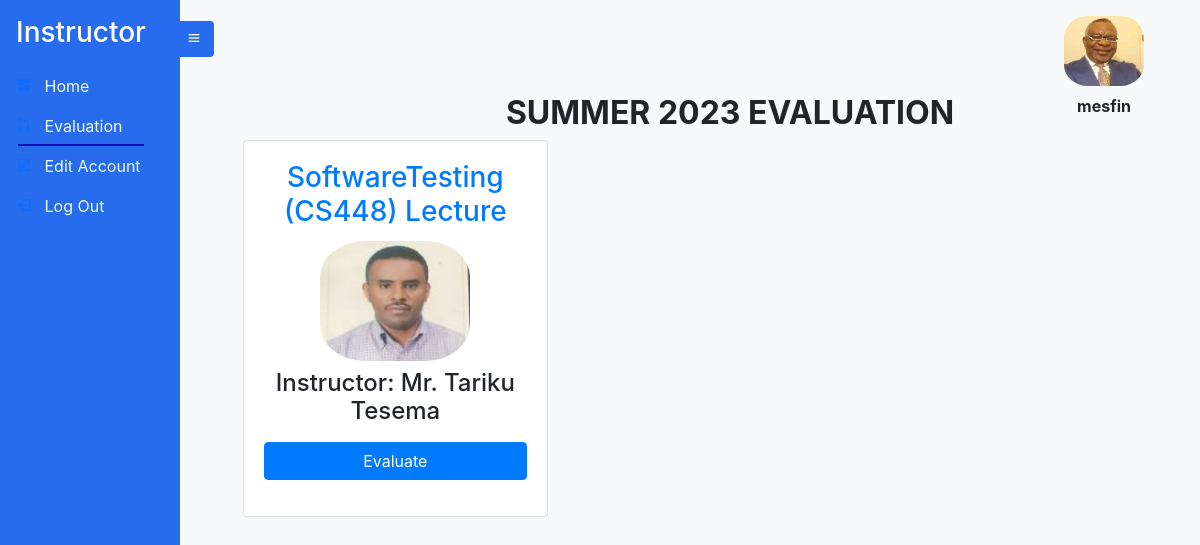
Page /instructorevaluatepage (signed in) on the earlier database version.
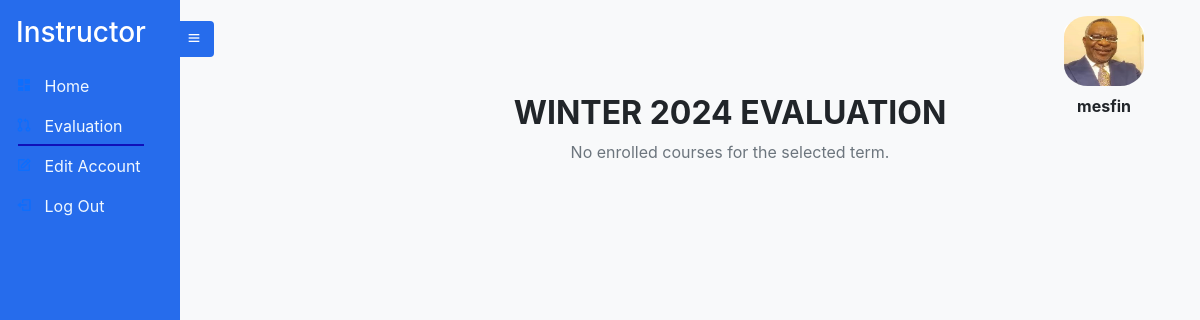
Same page on the later database version.
### Course/models.py (models this page shows, shortened)
class Term(models.Model):
    Term_id = models.UUIDField(default=uuid.uuid4, unique=True, primary_key=True, editable=False)
    Season = models.CharField(max_length=10, null=True, choices=season_choices, blank=True)
    current_year = datetime.now().year
    Year = models.IntegerField(
        default=current_year,
        validators=[
            MinValueValidator(current_year),
            MaxValueValidator(current_year + 1)
        ],
    )
    Evaluation_Start_Date = models.DateTimeField(null=True, blank=True ,
                                                 validators=[MinValueValidator(limit_value=timezone.now())])
    Evaluation_End_Date = models.DateTimeField(null = True , blank=True ,
                                               validators=[MinValueValidator(limit_value=timezone.now())])
    Courses_Given = models.ManyToManyField(Course)
    EvaluationDone = models.BooleanField(null=True, blank=True , default=False)

class CourseInstructor(models.Model):
    Instructors = models.ForeignKey(Instructor , on_delete=models.CASCADE)
    Course = models.ForeignKey(Course, on_delete=models.CASCADE)
    CourseType = models.CharField(max_length=10 , null=True ,  choices=coursetype , blank=True)
    Batch = models.ForeignKey(Batch , on_delete=models.CASCADE ,null=True , blank=True)
    def __str__(self):
        return str(self.Course.CourseName + '(' + self.CourseType + ') :-' + self.Instructors.FirstName  + ' ' +self.Instructors.LastName )

class Course(models.Model):
    Course_id =  models.CharField(max_length=20 , unique=True,primary_key=True)
    CourseName = models.CharField(max_length=50 , null=True , blank=True)
    CreditHour = models.IntegerField(null=True , blank=True , validators=[MinValueValidator(1)])
    Department = models.CharField(max_length=20 , null=True ,  choices=department , blank=True)

### Instructor/models.py (models this page shows, shortened)
class Instructor(models.Model):
    Instructor_id =  models.CharField(max_length=20 , unique=True,primary_key=True)
    Account_id = models.OneToOneField(Account, on_delete=models.CASCADE, related_name='instructor')
    Title = models.CharField(max_length=10 , null=True ,  choices=titlechoice , blank=True)
    FirstName = models.CharField(max_length=20 , null=True , blank=True)
    LastName =  models.CharField(max_length=20 , null=True , blank=True)
    Sex = models.CharField(max_length=25, null=True , choices=genderchoice ,  blank=True)
    ProfilePic= models.FileField(null=True, blank=True, upload_to='profilepic/', default="profilepic/defaultprofile.jpeg")

### Instructor/views.py (the view)
# urls.py: path('instructorevaluatepage' , instructor_evaluate_page , name='evaluate_instructor'),
def instructor_evaluate_page(request):
    term = Term.objects.last()
    instructor = Instructor.objects.get(Account_id=request.user)
    student_enrollments = StudentCourseEnrollment.objects.filter(term=term)
    instructor_evaluation_result = PeerEvaluationResult.objects.filter(Evaluator_Instructor_id = instructor)
    evaluated_courses_types = []
    evaluated_instructors = []
    course_instructors = []
    if instructor_evaluation_result:
        for instructor_evaluation in instructor_evaluation_result:
            evaluated_instructors.append(instructor_evaluation.Instructor_id.Instructor_id)
            evaluated_courses_types.append(instructor_evaluation.CourseType)
    courses_data = []
    for enrollment in student_enrollments:
        instructor_courses = CourseInstructor.objects.filter(Course = enrollment.course , Instructors = instructor )
        instructors_data = []
        for courses in instructor_courses:
            shared_courses = CourseInstructor.objects.filter(Course = courses.Course)
            if(shared_courses.__len__() > 1):
                print("shared course lenght ", shared_courses.__len__())
                for shared_course in shared_courses:
                    if  shared_course.Instructors.Instructor_id != instructor.Instructor_id :
                        course_instructors.append(shared_course)
                        instructor_info = {
                            'name': f'{shared_course.Instructors.FirstName} {shared_course.Instructors.LastName}',
                            'title': shared_course.Instructors.Title,
                            'instructor_id':shared_course.Instructors.Instructor_id ,
                            'profile_pic': shared_course.Instructors.ProfilePic.url if shared_course.Instructors.ProfilePic else None,
                                }
                        instructors_data.append(instructor_info)
                        course_data = {
                            'course_name': shared_course.Course.CourseName,
                            'course_id':shared_course.Course.Course_id,
                            'instructors': instructors_data,
                            'evaluate_url': f'/evaluate/{enrollment.id}/',  # Replace with the actual URL for evaluation
                            }
                        courses_data.append(course_data)
    print("shared course instructors " , course_instructors)
    context = {
        'courses_data': courses_data,
        'term': term,
        'active_page':'evaluation',
        'instructor':instructor,
        'evaluatorinstructor':instructor,
        'evaluated_courses_types':evaluated_courses_types,
        'course_instructors':course_instructors,
        'evaluated_instructors':evaluated_instructors,
    }
    return render(request, 'instructor/evaluate.html', context)

### templates/instructor/evaluate.html (shortened to what this page needs)
{% extends 'instructor/instructor.html' %}
{% block content %}
  <div class="container mt-4">
    <h2 class="text-center text-uppercase font-weight-bold">{{ term.Season }} {{ term.Year }} Evaluation</h2>
    {% if course_instructors %}
      <div class="row">
        {% for course in course_instructors %}
          <div class="col-md-4 mb-4">
            <div class="card">
              <div class="card-body">
                <div class="text-center">
                <h3 class="card-title text-primary">{{ course.Course.CourseName }} ({{ course.Course.Course_id }}) {{course.CourseType}}</h3>
                  {% if course.Instructors.ProfilePic %}
                  <img src="{{ course.Instructors.ProfilePic.url }}" alt="{{ instructor.FirstName }} Profile Pic" class="img-fluid mb-2" style="height: 120px; width: 150px; border-radius: 30%;">
                  {% endif %}
                  <h4 class="mb-3">Instructor: {{ course.Instructors.Title }} {{ course.Instructors.FirstName }} {{ course.Instructors.LastName }} </h4>
                  <div class="mb-3 d-md-flex">
                    {% if course.Instructors.Instructor_id in evaluated_instructors and course.CourseType in evaluated_courses_types %}
                    <a href="#" class="btn btn-primary w-100 max-width-300 disabled">Evaluated</a>
                    {% else %}
                    <a href="{% url 'instructor_evaluate_course' instructor.Instructor_id course.Course.Course_id course.Instructors.Instructor_id course.CourseType %}" class="btn btn-primary w-100 max-width-300">Evaluate</a>
                    {% endif %}
                   </div>
                </div>
              </div>
            </div>
          </div>
        {% endfor %}
      </div>
    {% else %}
      <p class="text-muted text-center">No enrolled courses for the selected term.</p>
    {% endif %}
  </div>
{% endblock %}

Differences in the rows shown:
removed CourseInstructor: Course.CourseName "SoftwareTesting", Course.Course_id "CS448", CourseType "Lecture", Instructors.ProfilePic (picture), Instructors.Title "Mr.", Instructors.FirstName "Tariku", Instructors.LastName "Tesema", shows "Evaluate"
changed Term: Season "SUMMER" → "WINTER"; Year "2023" → "2024"
Other differences:
text now shown: "No enrolled courses for the selected term."
